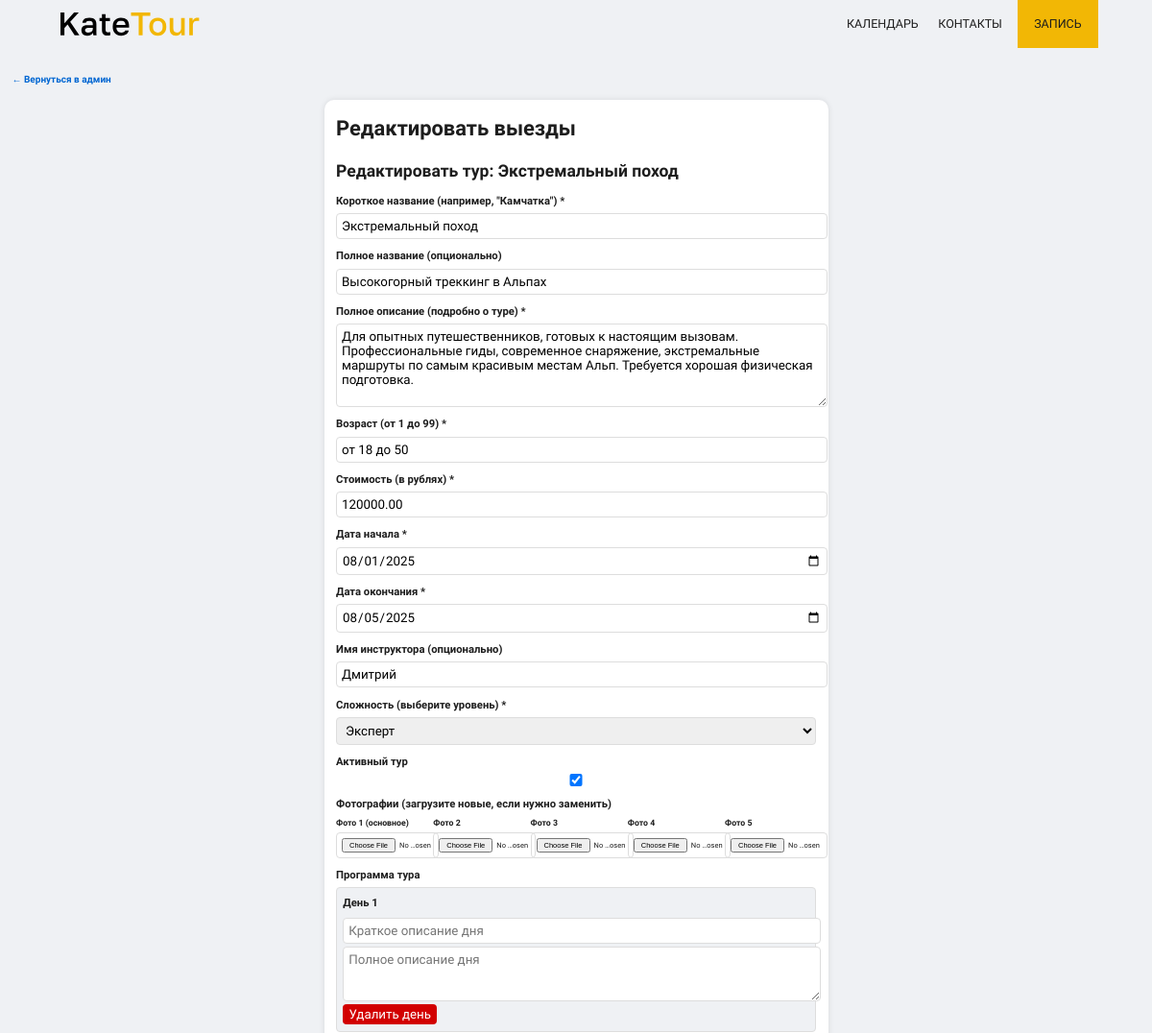
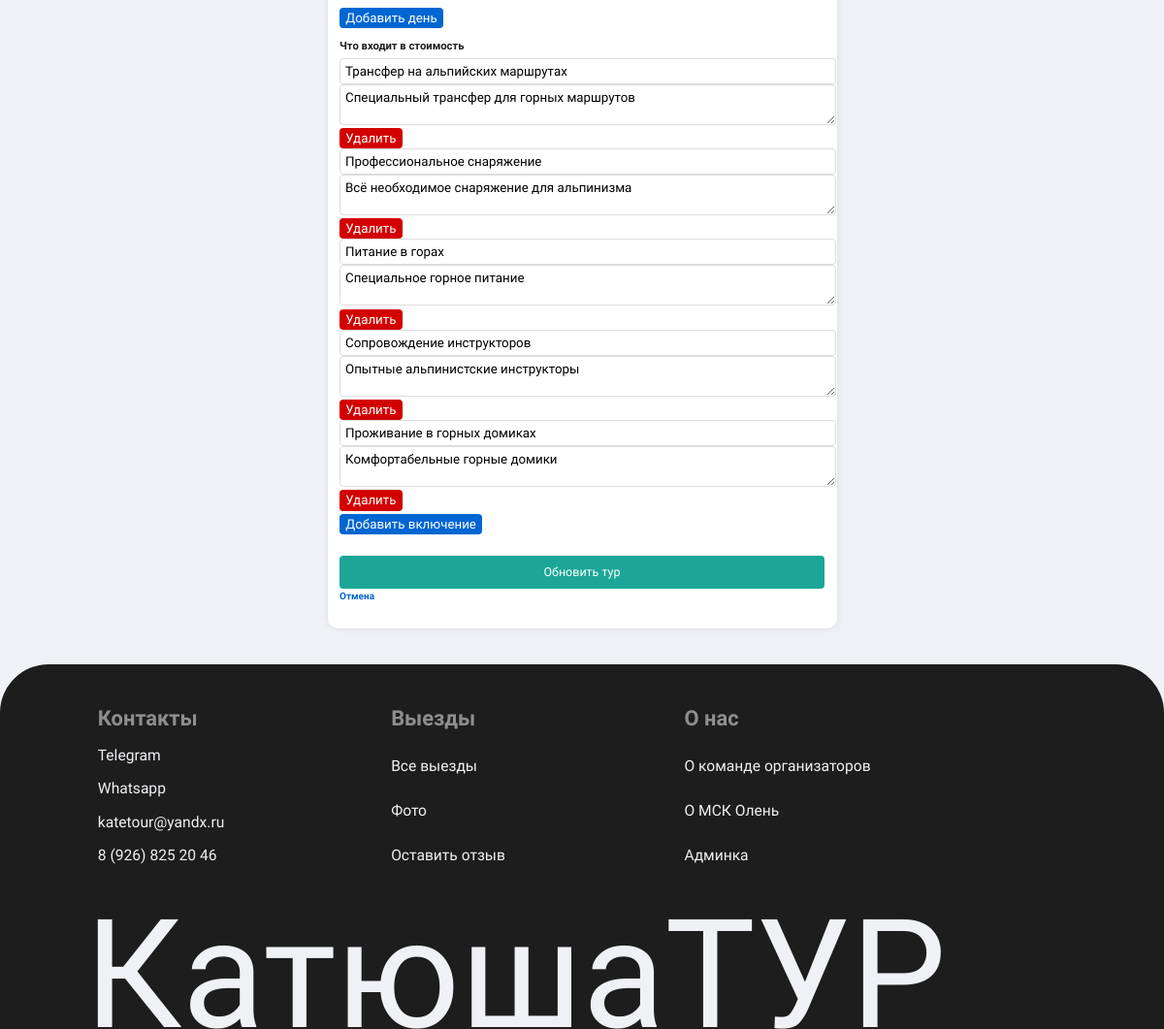
Page /edit-trips.php?edit=4 (signed in) on the committed database (2 pictures, top to bottom).
### tables this page shows
CREATE TABLE `tours` (
  `id` int NOT NULL,
  `short_title` varchar(150) NOT NULL COMMENT 'Короткое название',
  `full_title` varchar(255) DEFAULT NULL COMMENT 'Полное название (опционально)',
  `full_description` longtext COMMENT 'Полное описание',
  `age` varchar(100) NOT NULL,
  `price` decimal(10,2) NOT NULL DEFAULT '0.00' COMMENT 'Стоимость',
  `start_date` date NOT NULL COMMENT 'Дата начала',
  `end_date` date NOT NULL COMMENT 'Дата окончания',
  `instructor_name` varchar(100) DEFAULT NULL COMMENT 'Имя инструктора (можно дублировать или оставить только ссылку)',
  `difficulty` enum('легкий','средний','сложный','эксперт') DEFAULT 'средний' COMMENT 'Сложность',
  `is_active` tinyint(1) DEFAULT '1' COMMENT 'Активный/неактивный тур',
  `created_at` timestamp NULL DEFAULT CURRENT_TIMESTAMP,
  `updated_at` timestamp NULL DEFAULT CURRENT_TIMESTAMP ON UPDATE CURRENT_TIMESTAMP
);

CREATE TABLE `tour_program` (
  `id` int NOT NULL,
  `tour_id` int NOT NULL COMMENT 'ID тура (связь с таблицей tours)',
  `day_number` tinyint UNSIGNED NOT NULL COMMENT 'Номер дня (1, 2, 3...)',
  `short_title` varchar(255) NOT NULL COMMENT 'Краткое описание (заголовок в свернутом виде)',
  `full_description` longtext NOT NULL COMMENT 'Полное описание (раскрывается при клике)',
  `sort_order` smallint UNSIGNED DEFAULT '0' COMMENT 'Порядок сортировки (для перетаскивания)',
  `is_active` tinyint(1) DEFAULT '1' COMMENT 'Активен ли пункт программы',
  `created_at` timestamp NULL DEFAULT CURRENT_TIMESTAMP,
  `updated_at` timestamp NULL DEFAULT CURRENT_TIMESTAMP ON UPDATE CURRENT_TIMESTAMP
);

CREATE TABLE `tour_inclusions` (
  `id` int NOT NULL,
  `tour_id` int NOT NULL COMMENT 'ID тура (связь с таблицей tours)',
  `title` varchar(255) NOT NULL COMMENT 'Название включения',
  `description` text COMMENT 'Описание включения',
  `sort_order` int DEFAULT '0' COMMENT 'Порядок сортировки',
  `is_active` tinyint(1) DEFAULT '1' COMMENT 'Активен ли пункт',
  `created_at` timestamp NULL DEFAULT CURRENT_TIMESTAMP,
  `updated_at` timestamp NULL DEFAULT CURRENT_TIMESTAMP ON UPDATE CURRENT_TIMESTAMP
);

### edit-trips.php (the view, shortened to what this page needs)
<?php
include "lib/db.php";
$edit_tour = null;
if (isset($_GET['edit'])) {
    $tour_id = intval($_GET['edit']);
    $stmt = $pdo->prepare("SELECT * FROM tours WHERE id = ?");
    $stmt->execute([$tour_id]);
    $edit_tour = $stmt->fetch(PDO::FETCH_ASSOC);
    if ($edit_tour) {
        $stmt = $pdo->prepare("SELECT * FROM tour_photos WHERE tour_id = ? ORDER BY sort_order");
        $stmt->execute([$tour_id]);
        $edit_tour['photos'] = $stmt->fetchAll(PDO::FETCH_ASSOC);
        $stmt = $pdo->prepare("SELECT * FROM tour_program WHERE tour_id = ? ORDER BY day_number");
        $stmt->execute([$tour_id]);
        $edit_tour['program'] = $stmt->fetchAll(PDO::FETCH_ASSOC);
        $stmt = $pdo->prepare("SELECT * FROM tour_inclusions WHERE tour_id = ? ORDER BY sort_order");
        $stmt->execute([$tour_id]);
        $edit_tour['inclusions'] = $stmt->fetchAll(PDO::FETCH_ASSOC);
    }
}
?>
<!DOCTYPE html>
<html lang="ru">
<head>
    <link rel="stylesheet" href="styles/css/admin-style.css">
</head>
<body>
    <?php include "blocks/header.php" ?>
    <main>
        <a href="admin.php" class="back-link">← Вернуться в админ</a>
        <div class="form-container">
            <h1>Редактировать выезды</h1>
            <?php if ($edit_tour): ?>
                <h2>Редактировать тур: <?php echo htmlspecialchars($edit_tour['short_title']); ?></h2>
                <form action="" method="POST" enctype="multipart/form-data">
                    <div class="form-group">
                        <label for="short_title">Короткое название (например, "Камчатка") *</label>
                        <input type="text" id="short_title" name="short_title" value="<?php echo htmlspecialchars($edit_tour['short_title']); ?>" placeholder="Незабываемое путешествие по просторам Камчатки" required>
                    </div>
                    <div class="form-group">
                        <label for="full_title">Полное название (опционально)</label>
                        <input type="text" id="full_title" name="full_title" value="<?php echo htmlspecialchars($edit_tour['full_title'] ?: ''); ?>" placeholder="Полное название тура, если отличается от короткого">
                    </div>
                    <div class="form-group">
                        <label for="full_description">Полное описание (подробно о туре) *</label>
                        <textarea id="full_description" name="full_description" rows="5" placeholder="Приглашаем тебя с нами в захватывающее путешествие..." required><?php echo htmlspecialchars($edit_tour['full_description']); ?></textarea>
                    </div>
                    <div class="form-group">
                        <label for="age">Возраст (от 1 до 99) *</label>
                        <input type="text" id="age" name="age" value="<?php echo htmlspecialchars($edit_tour['age']); ?>" placeholder="от 10 до 99" required>
                    </div>
                    <div class="form-group">
                        <label for="price">Стоимость (в рублях) *</label>
                        <input type="number" id="price" name="price" value="<?php echo $edit_tour['price']; ?>" step="0.01" placeholder="80000" required>
                    </div>
                    <div class="form-group">
                        <label for="start_date">Дата начала *</label>
                        <input type="date" id="start_date" name="start_date" value="<?php echo $edit_tour['start_date']; ?>" required>
                    </div>
                    <div class="form-group">
                        <label for="end_date">Дата окончания *</label>
                        <input type="date" id="end_date" name="end_date" value="<?php echo $edit_tour['end_date']; ?>" required>
                    </div>
                    <div class="form-group">
                        <label for="instructor_name">Имя инструктора (опционально)</label>
                        <input type="text" id="instructor_name" name="instructor_name" value="<?php echo htmlspecialchars($edit_tour['instructor_name'] ?: ''); ?>" placeholder="Екатерина">
                    </div>
                    <div class="form-group">
                        <label for="difficulty">Сложность (выберите уровень) *</label>
                        <select id="difficulty" name="difficulty" required>
                            <option value="эксперт" <?php if ($edit_tour['difficulty'] == 'эксперт') echo 'selected'; ?>>Эксперт</option>
                        </select>
                    </div>
                    <div class="form-group">
                        <label for="is_active">Активный тур</label>
                        <input type="checkbox" id="is_active" name="is_active" <?php if ($edit_tour['is_active']) echo 'checked'; ?>>
                    </div>
                    <div class="form-group">
                        <label>Фотографии (загрузите новые, если нужно заменить)</label>
                        <div class="photos">
                            <?php for ($i = 1; $i <= 5; $i++): ?>
                                <div class="photo-input">
                                    <label for="photo_<?php echo $i; ?>">Фото <?php echo $i; ?> <?php if ($i == 1) echo '(основное)'; ?></label>
                                    <input type="file" id="photo_<?php echo $i; ?>" name="photo_<?php echo $i; ?>" accept="image/*">
                                </div>
                            <?php endfor; ?>
                        </div>
                    </div>
                    <div class="form-group">
                        <label>Программа тура</label>
                        <div id="program-days">
                            <?php if (count($edit_tour['program']) > 0): ?>
                                <?php foreach ($edit_tour['program'] as $index => $day): ?>
                                    <div class="program-day">
                                        <label>День <?php echo $day['day_number']; ?></label>
                                        <input type="text" name="days[<?php echo $index; ?>][short_title]" value="<?php echo htmlspecialchars($day['short_title']); ?>" placeholder="Краткое описание дня">
                                        <textarea name="days[<?php echo $index; ?>][full_description]" placeholder="Полное описание дня" rows="3"><?php echo htmlspecialchars($day['full_description']); ?></textarea>
                                        <button type="button" class="remove-day" onclick="removeDay(this)">Удалить день</button>
                                    </div>
                                <?php endforeach; ?>
                            <?php endif; ?>
                        </div>
                        <button type="button" class="add-day" onclick="addDay()">Добавить день</button>
                    </div>
                    <div class="form-group">
                        <label>Что входит в стоимость</label>
                        <div id="inclusions">
                            <?php if (count($edit_tour['inclusions']) > 0): ?>
                                <?php foreach ($edit_tour['inclusions'] as $index => $inclusion): ?>
                                    <div class="inclusion-item">
                                        <input type="text" name="inclusions[<?php echo $index; ?>][title]" value="<?php echo htmlspecialchars($inclusion['title']); ?>" placeholder="Название включения" required>
                                        <textarea name="inclusions[<?php echo $index; ?>][description]" placeholder="Описание" rows="2"><?php echo htmlspecialchars($inclusion['description'] ?: ''); ?></textarea>
                                        <button type="button" class="remove-day" onclick="removeInclusion(this)">Удалить</button>
                                    </div>
                                <?php endforeach; ?>
                            <?php endif; ?>
                        </div>
                        <button type="button" class="add-day" onclick="addInclusion()">Добавить включение</button>
                    </div>
                    <button type="submit" class="submit-btn">Обновить тур</button>
                    <a href="edit-trips.php" class="back-link">Отмена</a>
                </form>
            <?php endif; ?>
        </div>
    </main>
    <?php include "blocks/footer.php" ?>
</body>
</html>

### blocks/header.php (shortened to what this page needs)
<header>
  <nav aria-label="Главное меню">
    <ul>
      <li class="logo-item"><a href="/katetour/index.php">
      </a></li>
      <li><a href="/katetour/calendar.php">Календарь</a></li>
      <li><a href="#footer">Контакты</a></li>
      <li><a href="#entry">Запись</a></li>
    </ul>
  </nav>
</header>

### blocks/footer.php
<footer id="footer">
    <div class="footer__block">
        <h5>Контакты</h5>
        <a href="https://t.me/kolomnina_team" target="_blank">Telegram</a>
        <a href="https://wa.me/79268252046" target="_blank">Whatsapp</a>
        <a href="#">katetour@yandx.ru</a>
        <a href="tel:8 (926) 825 20 46"target="_blank">8 (926) 825 20 46</a>
        </div>
        <div class="footer__block">
        <h5>Выезды</h5>
        <a href="calendar.php">Все выезды</a>
        <a href="https://vk.com/albums-49750096" target="_blank">Фото</a>
        <a href="#">Оставить отзыв</a>
        </div>
        <div class="footer__block">
        <h5>О нас</h5>
        <a href="">О команде организаторов</a>
        <a href="https://o-len.ru" target="_blank">О МСК Олень</a>
        <a href="admin.php">Админка</a>
    </div>
    <h1>Катюша<span>ТУР</span></h1>
</footer>

### styles/css/admin-style.css (style rules this page uses)
.form-container { max-width: 800rem; margin: 0 auto 60rem auto; background: white; padding: 20rem; border-radius: 10px; box-shadow: 0 0 10rem rgba(0, 0, 0, 0.1); }
.form-container h1 { color: #1d1d1d; margin-bottom: 20rem; font-size: 35rem; }
.form-container h2 { color: #1d1d1d; margin-bottom: 15rem; font-size: 28rem; }
.back-link { display: inline-block; margin-bottom: 20rem; color: #0066d2; text-decoration: none; font-size: 16rem; font-weight: bold; }
.form-group { margin-bottom: 15rem; }
.form-group label { display: block; margin-bottom: 5rem; font-weight: bold; color: #1d1d1d; font-size: 18rem; }
.form-group input, .form-group textarea, .form-group select { width: 100%; padding: 8rem; border: 1rem solid #ddd; border-radius: 4px; font-family: "Golos Text"; }
.photos { display: flex; flex-wrap: wrap; gap: 10rem; }
.photos .photo-input { flex: 1; min-width: 150rem; }
.photos .photo-input label { font-size: 14rem; }
.photos .photo-input input { font-size: 12rem; }
.program-day { border: 1rem solid #ddd; padding: 10rem; margin-bottom: 10rem; border-radius: 4px; background: #eff1f4; }
.program-day label { font-weight: bold; }
.program-day input, .program-day textarea { margin-top: 5rem; }
.add-day, .remove-day { background: #0066d2; color: white; border: none; padding: 5rem 10rem; border-radius: 4px; cursor: pointer; font-family: "Golos Text"; margin-top: 5rem; }
.remove-day { background: #d20000; }
.submit-btn { background: #1ca697; color: white; border: none; padding: 15rem 20rem; border-radius: 4px; cursor: pointer; font-size: 20rem; font-family: "Golos Text"; margin-top: 20rem; width: 100%; }
* { margin: 0; padding: 0; font-family: "Golos Text"; }
html { font-size: 0.0520833333vw; scroll-behavior: smooth; }
body { font-family: "Golos Text"; margin: 0; padding: 0; color: #1d1d1d; background-color: #eff1f4; line-height: 1.6; }
main { margin-left: 20rem; margin-right: 20rem; padding-top: 120rem; }

### styles/css/header.css (style rules this page uses)
header { position: fixed; z-index: 2; width: 100%; display: flex; justify-content: center; }
header nav { width: 100dvw; height: 80rem; background-color: #eff1f4; padding: 0 90rem; }
header ul { display: grid; grid-template-columns: repeat(12, 1fr); gap: 12rem; align-items: center; justify-items: center; list-style: none; width: 100%; height: 100%; padding: 0; }
header ul li { height: 100%; display: flex; align-items: center; justify-content: center; transition: all 0.3s ease; }
header ul li:first-child { width: 100%; grid-column: span 3; }
header ul li:first-child a { justify-content: flex-start; padding: 5rem 10rem; }
header ul li:nth-child(2) { grid-column: 10/11; }
header ul li:nth-child(3) { grid-column: 11/12; }
header ul li:nth-child(4) { grid-column: 12/13; width: 100%; background-color: #f2b705; }
header ul li a { display: flex; align-items: center; justify-content: center; text-decoration: none; text-align: center; color: #1d1d1d; font-size: 20rem; font-weight: 500; border-radius: 50px; width: 100%; transition: all 0.3s ease; text-transform: uppercase; }

### styles/css/footer.css (style rules this page uses)
footer { width: 100%; height: auto; display: grid; gap: 15rem; grid-template-columns: repeat(12, 1fr); background-color: #1d1d1d; border-top-left-radius: 50px; border-top-right-radius: 50px; overflow: hidden; }
footer .footer__block { display: flex; flex-direction: column; justify-content: space-between; gap: 15rem; }
footer .footer__block h5 { font-size: 35rem; color: rgba(255, 255, 255, 0.5); }
footer .footer__block a { text-decoration: none; color: #eff1f4; font-size: 25rem; }
footer .footer__block { margin-top: 60rem; }
footer .footer__block:nth-child(1) { grid-column: 2/4; }
footer .footer__block:nth-child(2) { grid-column: 5/7; }
footer .footer__block:nth-child(3) { grid-column: 8/10; }
footer h1 { grid-column: 2/12; line-height: 0.74; width: -moz-fit-content; width: fit-content; font-size: 250rem; font-weight: 500; color: #eff1f4; margin: 0; text-indent: -13.5px; transform: translateY(24px); }
footer h1 span { line-height: 1; }

### rows in the picture
tours: short_title "Экстремальный поход", full_title "Высокогорный треккинг в Альпах", full_description "Для опытных путешественников, готовых к настоящим вызовам. Профессиональные гиды, современное снаряжение, экстремальные маршруты по самым красивым местам Альп. Требуется хорошая физическая подготовка.", age "от 18 до 50", price "120000.00", start_date "08/01/2025", end_date "08/05/2025", instructor_name "Дмитрий", difficulty "Эксперт", is_active "☑"
tour_program: day_number "1", value "Полное описание дня"
tour_inclusions: title "Трансфер на альпийских маршрутах", description "Специальный трансфер для горных маршрутов"
tour_inclusions: title "Профессиональное снаряжение", description "Всё необходимое снаряжение для альпинизма"
tour_inclusions: title "Питание в горах", description "Специальное горное питание"
tour_inclusions: title "Сопровождение инструкторов", description "Опытные альпинистские инструкторы"
tour_inclusions: title "Проживание в горных домиках", description "Комфортабельные горные домики"
